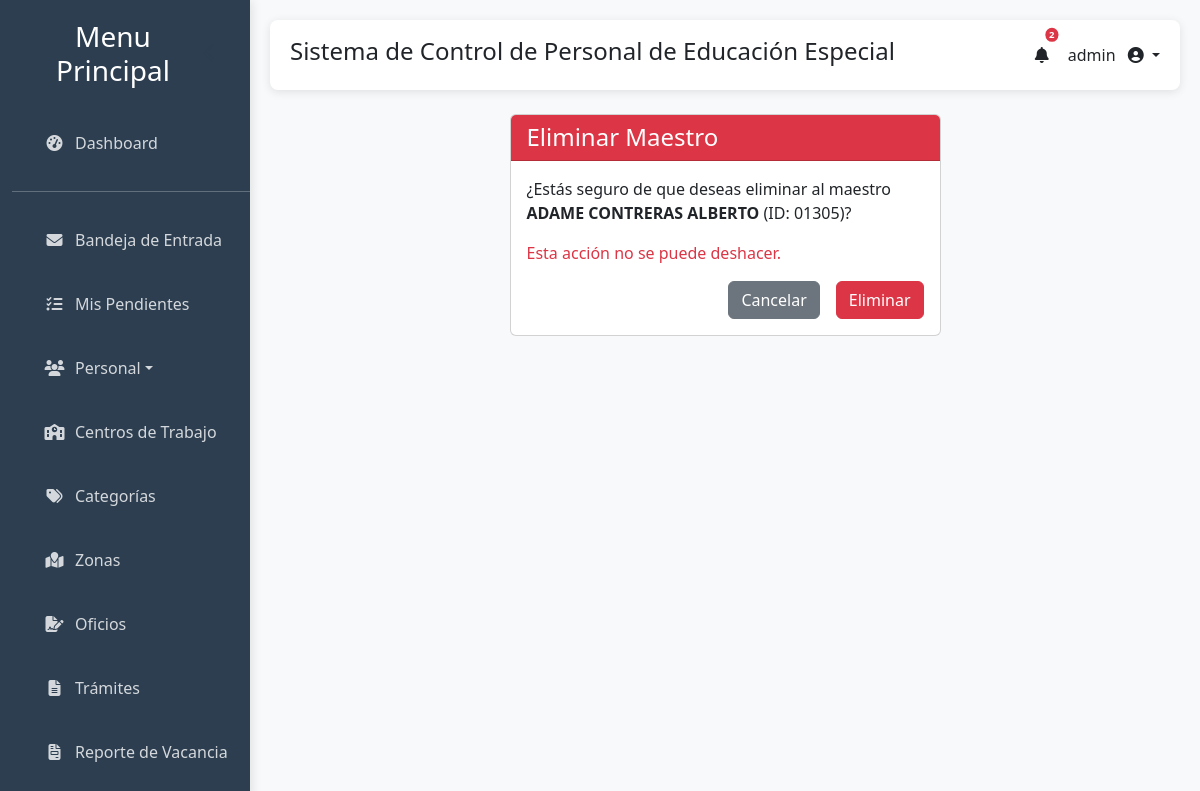
/maestros/eliminar/01305/ (signed in), run on the app's committed database.
### gestion_escolar/models.py (models this page shows, shortened)
class Maestro(models.Model):
    SEXO_OPCIONES = [
        ('H', 'Hombre'),
        ('M', 'Mujer'),
    ]
    ESTADO_CIVIL_OPCIONES = [
        ('SOLTERO', 'Soltero(a)'),
        ('SOLTERA', 'Soltera'),
        ('CASADO', 'Casado(a)'),
        ('CASADA', 'Casada'),
        ('DIVORCIADO', 'Divorciado(a)'),
        ('VIUDO', 'Viudo(a)'),
        ('UNION_LIBRE', 'Unión Libre'),
        ('SOLTERO(A)', 'Soltero(a)'),
        ('CASADO(A)', 'Casado(a)'),
        ('', 'No especificado'),
    ]
    NIVEL_ESTUDIO_OPCIONES = [
        ('LIC', 'Licenciatura'),
        ('ING', 'Ingeniería'),
        ('MTRO', 'Maestría'),
        ('DOC', 'Doctorado'),
        ('TSU', 'Técnico Superior Universitario'),
        ('BACHILLER', 'Bachillerato'),
        ('OTRO', 'Otro'),
        ('Dra.', 'Dra.'),
        ('Profra.', 'Profra.'),
        ('Prof.', 'Prof.'),
        ('Mtra.', 'Mtra.'),
        ('Profr.', 'Profr.'),
        ('Psic.', 'Psic.'),
        ('', 'No especificado'),
    ]
    STATUS_OPCIONES = [
        ('ACTIVO', 'Activo'),
        ('ACTIVA', 'Activa'),
        ('BAJA', 'Baja'),
        ('LICENCIA', 'Licencia'),
        ('JUBILADO', 'Jubilado'),
        ('INACTIVO', 'Inactivo'),
        ('', 'No especificado'),
    ]
    FUNCION_OPCIONES = [
        ('DIRECTOR', 'Director'),
        ('SUPERVISOR', 'Supervisor'),
        ('SUPERVISOR (A)', 'Supervisor(a)'),
        ('MAESTRO_GRUPO', 'Maestro de grupo'),
        ('MAESTRO_ESPECIALISTA', 'Maestro especialista'),
        ('DOCENTE_APOYO', 'Docente de apoyo'),
        ('PSICOLOGO', 'Psicólogo'),
        ('PSICÓLOGO(A)', 'Psicólogo(a)'),
        ('PSICÓLOGO (A)', 'Psicólogo(a)'),
        ('TRABAJADOR_SOCIAL', 'Trabajador social'),
        ('NIÑERO', 'Niñero'),
        ('NIÑERO(A)', 'Niñero(a)'),
        ('SECRETARIO', 'Secretario'),
        ('SECRETARIA ', 'Secretaria'),
        ('INTENDENTE', 'Intendente'),
        ('VELADOR', 'Velador'),
        ('VIGILANTE', 'Vigilante'),
        ('VIGILANTE ', 'Vigilante'),
        ('OTRO', 'Otro'),
        ('SUPERVISOR(A)', 'Supervisor(a)'),
        ('APOYO TECNICO PEDAGOGICO', 'Apoyo Técnico Pedagógico'),
        ('SECRETARIO(A)', 'Secretario(a)'),
        ('DIRECTOR (A)', 'Director(a)'),
        ('MAESTRO(A) DE GRUPO', 'Maestro(a) de grupo'),
        ('MAESTRO(A) DE GRUPO CON ESPECIALIDAD', 'Maestro(a) de grupo con especialidad'),
        ('MAESTRO(A) DE GRUPO ESPECIALISTA', 'Maestro(a) de grupo especialista'),
        ('MATRO(A) DE GRUPO ESPECIALISTA', 'Maestro(a) de grupo especialista'),
        ('INSTRUCTOR(A) DE TALLER', 'Instructor(a) de taller'),
        ('MAESTRO_DE_TALLER', 'Maestro(a) de taller'),
        ('MAESTRO_DE_TALLER', 'Maestro de taller'),
        ('MAESTRO_MUSICA', 'Maestro(a) música'),
        ('MAESTRO_DE_EDUCACION_FISICA', 'Maestro(a) de educación física'),
        ('MAESTRO_ESPECIALISTA_DOCENTE_DE_APOYO', 'Maestro(a) especialista docente de apoyo'),
        ('MAESTRO_ESPECIALISTA_DOCENTE_DE_APOYO', 'Maestro(a) especialista docente de apoyo'),
        ('MAESTRO_DE_APOYO', 'Maestro(a) de apoyo'),
        ('MTRA_ESPECIALISTA_DOCENTE_DE_APOYO', 'Mtra. especialista docente de apoyo'),
        ('MAESTRO_ESPECIALISTA_DOCENTE_DE_APOYO', 'Maestro especialista docente de apoyo'),
        ('TRABAJADOR_SOCIAL', 'Trabajador(a) social'),
        ('MEDICO', 'Médico(a)'),
        ('MEDICO', 'Médico(a)'),
        ('PROMOTOR_TIC', 'Promotor TIC'),
        ('PROMOTOR_TIC', 'Promotor TIC'),
        ('TERAPISTA_FISICO', 'Terapista Físico'),
        ('BIBLIOTECARIO', 'Bibliotecario(a)'),
        ('ADMINISTRATIVO_ESPECIALIZADO', 'Administrativo Especializado'),
        ('OFICIAL_DE_SERVICIOS_Y_MANTENIMIENTO', 'Oficial de Servicios y Mantenimiento'),
        ('OFICIAL_DE_SERVICIOS_DE_MANTENIMIENTO', 'Oficial de Servicios de Mantenimiento'),
        ('ASISTENTE_DE_SERVICIOS', 'Asistente de Servicios'),
        ('ASESOR_JURIDICO', 'Asesor Jurídico'),
        ('AUXILIAR_DE_GRUPO', 'Auxiliar de Grupo'),
        ('MAESTRO_DE_COMUNICACION', 'Maestro(a) de Comunicación'),
        ('MAESTRO_AULA_HOSPITALARIA', 'Maestro(a) Aula Hospitalaria'),
        ('', 'No especificado'),
    ]
    id_maestro = models.CharField(
        max_length=5,
        unique=True,
        verbose_name="ID Maestro",
        primary_key=True,
        editable=False,  # No editable manualmente
        help_text="ID único de 5 dígitos para el personal (ej: 00001, 00002)"
    )
    user = models.OneToOneField(User, on_delete=models.SET_NULL, null=True, blank=True, related_name='maestro_profile')
    a_paterno = models.CharField(max_length=50, verbose_name="Apellido Paterno", blank=True, null=True)
    a_materno = models.CharField(max_length=50, verbose_name="Apellido Materno", blank=True, null=True)
    nombres = models.CharField(max_length=100, verbose_name="Nombres", blank=True, null=True)
    curp = models.CharField(max_length=18, verbose_name="CURP", blank=True, null=True)
    rfc = models.CharField(max_length=13, verbose_name="RFC", blank=True, null=True)
    sexo = models.CharField(max_length=1, choices=SEXO_OPCIONES, verbose_name="Sexo", blank=True, null=True)
    est_civil = models.CharField(max_length=20, choices=ESTADO_CIVIL_OPCIONES, verbose_name="Estado Civil", blank=True, null=True)
    fecha_nacimiento = models.DateField(verbose_name="Fecha de Nacimiento", null=True, blank=True)
    id_escuela = models.ForeignKey(Escuela, on_delete=models.CASCADE, verbose_name="Escuela", blank=True, null=True)
    techo_f = models.CharField(max_length=50, verbose_name="Techo Financiero", blank=True, null=True)
    dep = models.CharField(max_length=10, verbose_name="Dependencia", blank=True, null=True)
    unid = models.CharField(max_length=10, verbose_name="Unidad", blank=True, null=True)
    sub_unid = models.CharField(max_length=10, verbose_name="Subunidad", blank=True, null=True)
    categog = models.ForeignKey(Categoria, on_delete=models.SET_NULL, verbose_name="Categoría", blank=True, null=True, to_field='id_categoria', help_text="Categoría presupuestal del personal")
    hrs = models.CharField(max_length=10, verbose_name="Horas", blank=True, null=True)
    num_plaza = models.CharField(max_length=20, verbose_name="Número de Plaza", blank=True, null=True)
    codigo = models.CharField(max_length=50, verbose_name="Código", blank=True, null=True)
    fecha_ingreso = models.DateField(verbose_name="Fecha de Ingreso", null=True, blank=True)
    fecha_promocion = models.DateField(verbose_name="Fecha de Promoción", null=True, blank=True)
    form_academica = models.CharField(max_length=100, verbose_name="Formación Académica", blank=True, null=True)
    horario = models.CharField(max_length=100, verbose_name="Horario", blank=True, null=True)
    funcion = models.CharField(max_length=50, choices=FUNCION_OPCIONES, verbose_name="Función", blank=True, null=True)
    nivel_estudio = models.CharField(max_length=20, choices=NIVEL_ESTUDIO_OPCIONES, verbose_name="Nivel de Estudio", blank=True, null=True)
    domicilio_part = models.TextField(verbose_name="Domicilio Particular", blank=True, null=True)
    poblacion = models.CharField(max_length=100, verbose_name="Población", blank=True, null=True)
    codigo_postal = models.CharField(max_length=10, verbose_name="Código Postal", blank=True, null=True)
    telefono = models.CharField(max_length=50, verbose_name="Teléfono", blank=True, null=True)
    email = models.EmailField(verbose_name="Email", blank=True, null=True)
    status = models.CharField(max_length=20, choices=STATUS_OPCIONES, default='ACTIVO', verbose_name="Status", blank=True, null=True)
    observaciones = models.TextField(verbose_name="Observaciones", blank=True, null=True)
    fecha_registro = models.DateTimeField(auto_now_add=True, verbose_name="Fecha de Registro")
    fecha_actualizacion = models.DateTimeField(auto_now=True, verbose_name="Última Actualización")
    clave_presupuestal = models.CharField(max_length=50, verbose_name="Clave Presupuestal", blank=True, null=True, editable=False)
    class Meta:
        verbose_name = "Personal"
        verbose_name_plural = "Todo el personal"  # Cambia el nombre del menú lateral
        ordering = ['a_paterno', 'a_materno', 'nombres']

### gestion_escolar/views.py (the view)
# urls.py: path('maestros/eliminar/<str:pk>/', views.eliminar_maestro, name='eliminar_maestro'),  # Cambiado a str
def eliminar_maestro(request, pk):
    maestro = get_object_or_404(Maestro, id_maestro=pk)
    if request.method == 'POST':
        maestro.delete()
        messages.success(request, 'Maestro eliminado correctamente.')
        return redirect('lista_maestros')
    return render(request, 'gestion_escolar/eliminar_maestro.html', {'maestro': maestro})

### gestion_escolar/templates/gestion_escolar/eliminar_maestro.html (shortened to what this page needs)
{% extends 'gestion_escolar/base.html' %}
{% load static %}
{% block content %}
<div class="container mt-4">
    <div class="row">
        <div class="col-md-6 mx-auto">
            <div class="card">
                <div class="card-header bg-danger text-white">
                    <h4 class="mb-0">Eliminar Maestro</h4>
                </div>
                <div class="card-body">
                    <p>¿Estás seguro de que deseas eliminar al maestro <strong>{{ maestro.a_paterno }} {{ maestro.a_materno }} {{ maestro.nombres }}</strong> (ID: {{ maestro.id_maestro }})?</p>
                    <p class="text-danger">Esta acción no se puede deshacer.</p>
                    <form method="post">
                        <div class="d-grid gap-2 d-md-flex justify-content-md-end">
                            <a href="{% url 'lista_maestros' %}" class="btn btn-secondary me-md-2">Cancelar</a>
                            <button type="submit" class="btn btn-danger">Eliminar</button>
                        </div>
                    </form>
                </div>
            </div>
        </div>
    </div>
</div>
{% endblock %}

### gestion_escolar/templates/gestion_escolar/base.html (shortened to what this page needs)
<!DOCTYPE html>
<html lang="es">
<head>
    {% load static %}
    {% load auth_extras %}
    <link href="https://cdn.jsdelivr.net/npm/bootstrap@5.3.0/dist/css/bootstrap.min.css" rel="stylesheet">
    <link rel="stylesheet" href="https://cdn.datatables.net/1.13.6/css/jquery.dataTables.min.css">
    <link href="https://cdn.jsdelivr.net/npm/select2@4.1.0-rc.0/dist/css/select2.min.css" rel="stylesheet" />
    <link rel="stylesheet" href="https://cdnjs.cloudflare.com/ajax/libs/font-awesome/6.4.0/css/all.min.css">
</head>
<body>
    <div class="container-fluid">
        <div class="row">
            <div class="col-md-2 sidebar">
                <div class="d-flex justify-content-between align-items-center px-3 mb-4">
                    <h3 class="text-center mb-0">Menu Principal</h3>
                    <button id="sidebarCollapse" class="d-none d-md-block">
                        <i class="fas fa-chevron-left"></i>
                    </button>
                </div>
                <ul class="nav flex-column">
                    <li class="nav-item">
                        <a class="nav-link" href="{% url 'index' %}">
                            <i class="fas fa-tachometer-alt me-2"></i>
                            <span class="sidebar-text">Dashboard</span>
                        </a>
                    </li>
                    <hr class="sidebar-divider my-3">
                    <li class="nav-item">
                        <a class="nav-link" href="{% url 'correspondencia_inbox' %}">
                            <i class="fas fa-envelope me-2"></i>
                            <span class="sidebar-text">Bandeja de Entrada</span>
                        </a>
                    </li>
                    <li class="nav-item">
                        <a class="nav-link" href="{% url 'pendientes_activos' %}">
                            <i class="fas fa-tasks me-2"></i>
                            <span class="sidebar-text">Mis Pendientes</span>
                        </a>
                    </li>
                    <li class="nav-item dropdown">
                        <a class="nav-link dropdown-toggle" href="#" role="button" data-bs-toggle="dropdown" aria-expanded="false">
                            <i class="fas fa-users me-2"></i>
                            <span class="sidebar-text">Personal</span>
                        </a>
                    </li>
                    {% if not user|has_group:"Directores" %}
                    <li class="nav-item">
                        <a class="nav-link" href="{% url 'lista_escuelas' %}">
                            <i class="fas fa-school me-2"></i>
                            <span class="sidebar-text">Centros de Trabajo</span>
                        </a>
                    </li>
                    <li class="nav-item">
                        <a class="nav-link" href="{% url 'lista_categorias' %}">
                            <i class="fas fa-tags me-2"></i>
                            <span class="sidebar-text">Categorías</span>
                        </a>
                    </li>
                    <li class="nav-item">
                        <a class="nav-link" href="{% url 'lista_zonas' %}">
                            <i class="fas fa-map-marked me-2"></i>
                            <span class="sidebar-text">Zonas</span>
                        </a>
                    </li>
                    <li class="nav-item">
                        <a class="nav-link" href="{% url 'generar_oficios' %}">
                            <i class="fas fa-file-signature me-2"></i>
                            <span class="sidebar-text">Oficios</span>
                        </a>
                    </li>
                    <li class="nav-item">
                        <a class="nav-link" href="{% url 'generar_tramites_generales' %}">
                            <i class="fas fa-file-alt me-2"></i>
                            <span class="sidebar-text">Trámites</span>
                        </a>
                    </li>
                    <li class="nav-item">
                        <a class="nav-link" href="{% url 'gestionar_lote_vacancia' %}">
                            <i class="fas fa-file-invoice me-2"></i>
                            <span class="sidebar-text">Reporte de Vacancia</span>
                        </a>
                    </li>
                    <li class="nav-item">
                    </li>
                    {% endif %}
                </ul>
            </div>
            <div class="col-md-10 main-content">
                <div class="header">
                    <h4>Sistema de Control de Personal de Educación Especial</h4>
                    {% if user.is_authenticated %}
                    <ul class="navbar-nav d-flex flex-row align-items-center">
                        <li class="nav-item dropdown me-3">
                            <a class="nav-link" href="#" id="alertsDropdown" role="button" data-bs-toggle="dropdown" aria-expanded="false">
                                <i class="fas fa-bell fa-fw"></i>
                                {% if total_alerts > 0 %}
                                    <span class="badge bg-danger rounded-pill position-absolute top-0 start-100 translate-middle" style="font-size: 0.6em; padding: .25em .4em;">{{ total_alerts }}</span>
                                {% endif %}
                            </a>
                        </li>
                        <li class="nav-item dropdown">
                            <a class="nav-link dropdown-toggle" href="#" id="userDropdown" role="button" data-bs-toggle="dropdown" aria-expanded="false">
                                <span class="me-2 d-none d-lg-inline">{{ user.username }}</span>
                                <i class="fas fa-user-circle"></i>
                            </a>
                        </li>
                    </ul>
                    {% endif %}
                </div>
                {% block content %}{% endblock %}
            </div>
        </div>
    </div>
</body>
</html>

### data on the page
Maestro: a_paterno "ADAME", a_materno "CONTRERAS", nombres "ALBERTO", id_maestro "01305"

### other printed values
{{ total_alerts }} "2"
{{ user.username }} "admin"
